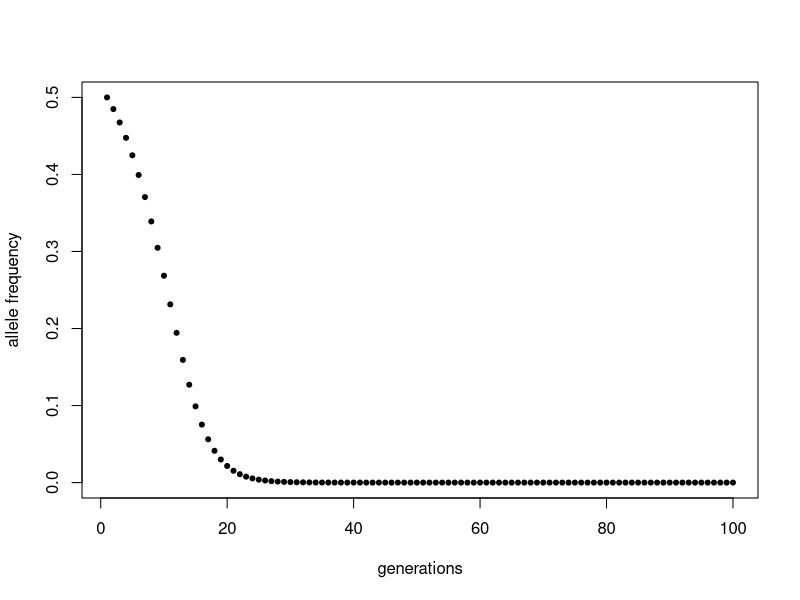
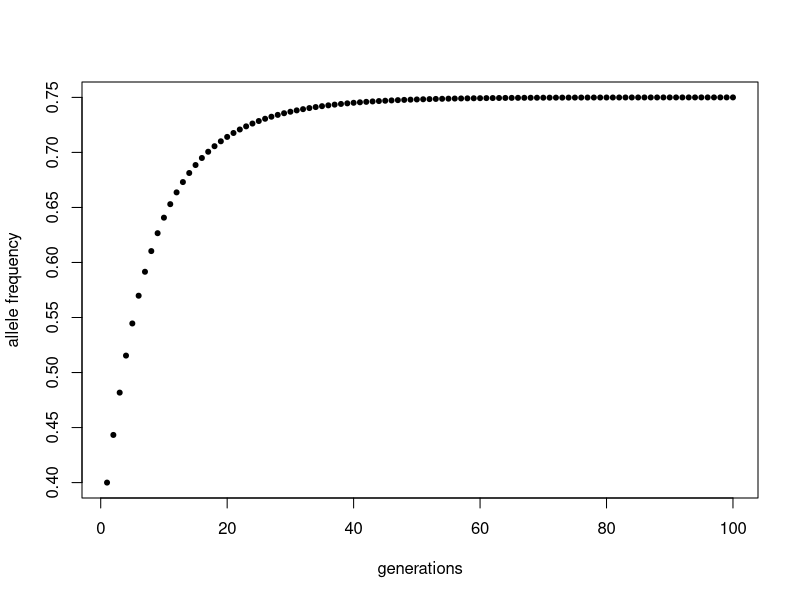
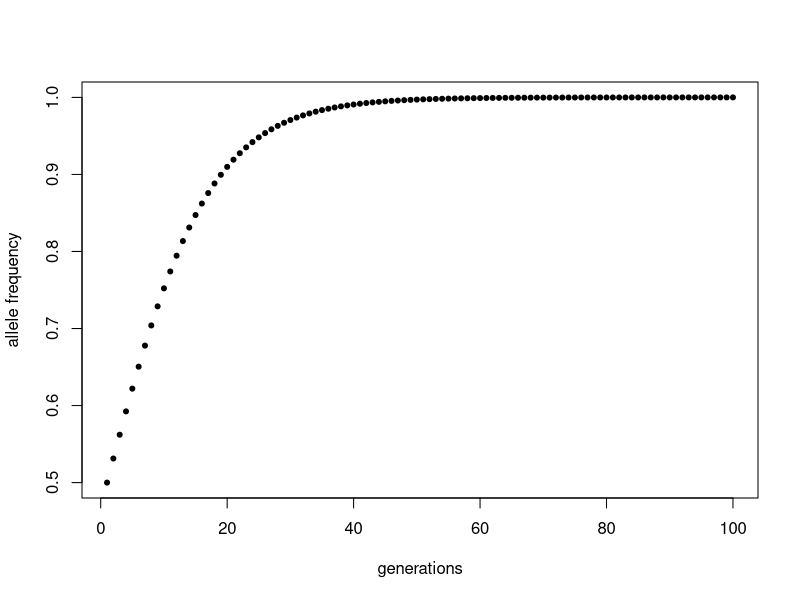
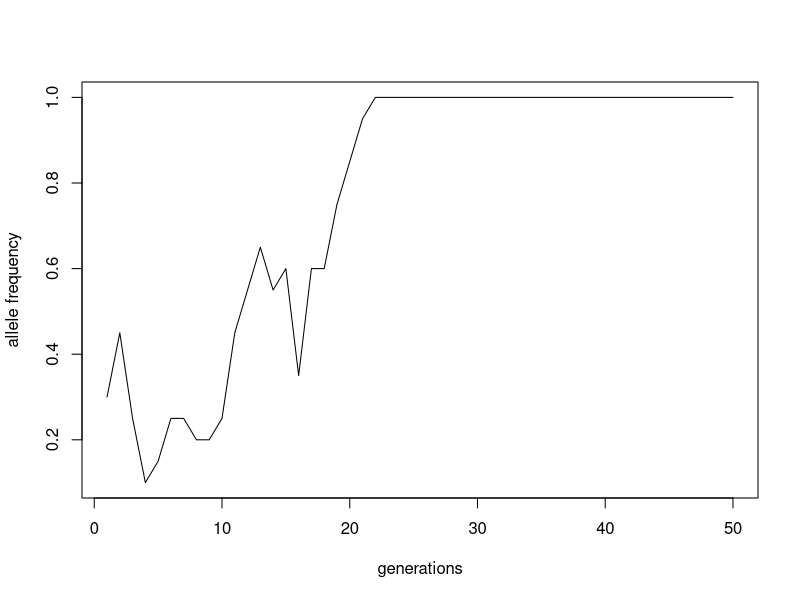
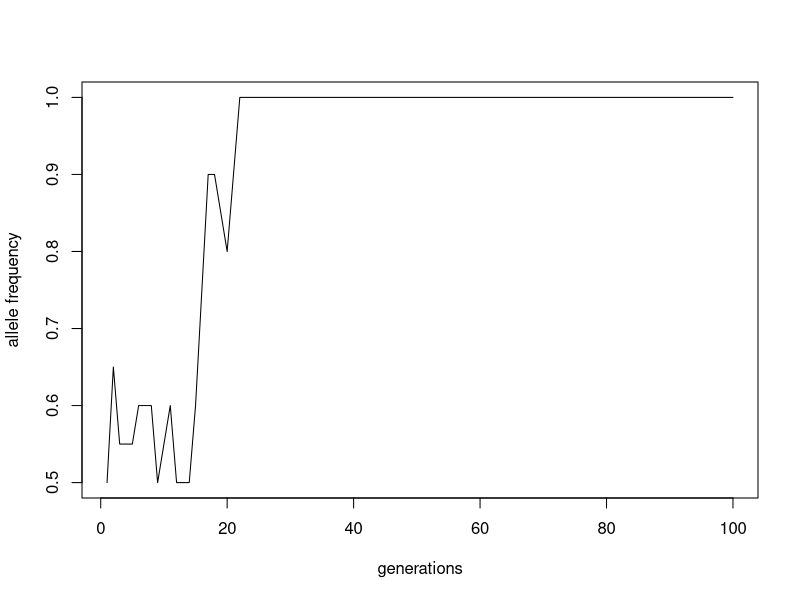
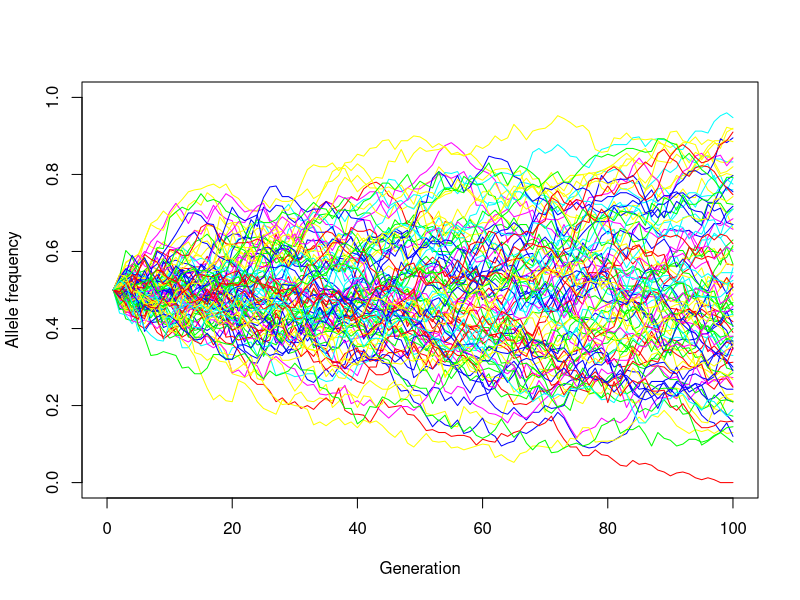
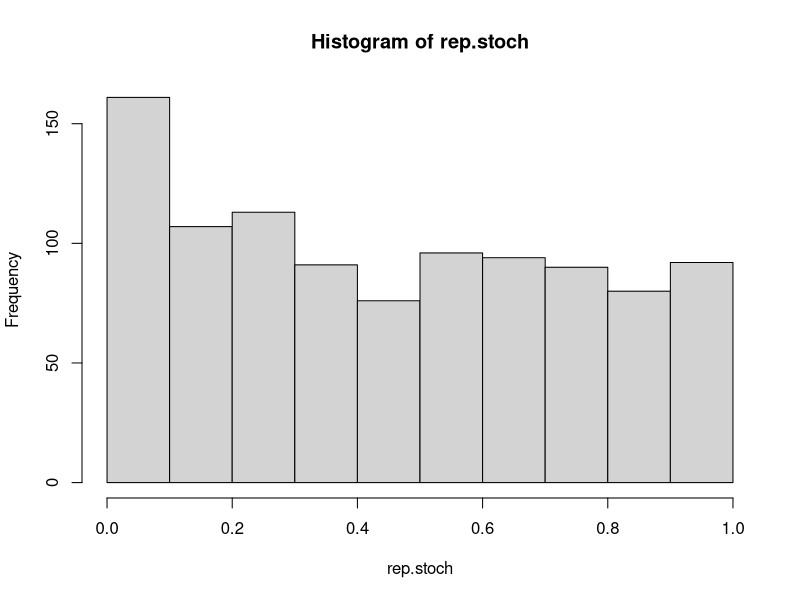
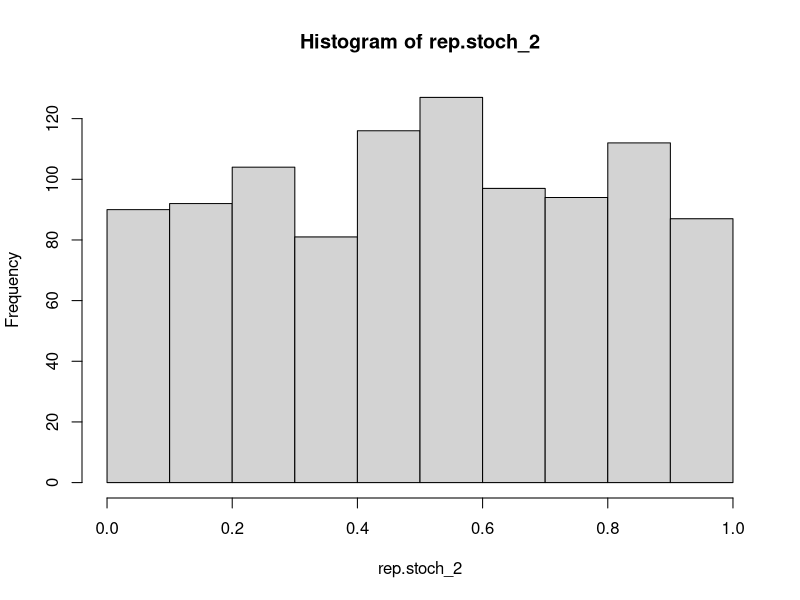

These figures' R source, in order:
## ---- chunk 1
alleles.diploid <- function(p0,w1,w2,w3,n=100,na.rm=TRUE) {
  p<-rep(NA,n)
  w_aver<-rep(NA,n)
  #starting frequencies
  p[1]<-p0 
  w_aver[1]<-(((p[1]^2)*w1) + (2*p[1]*(1-p[1])*w2) + (((1-p[1])^2)*w3))
  #loop
  for(i in 2:n) {
    w_aver[i-1]<-(((p[i-1]^2)*w1) + (2*p[i-1]*(1-p[i-1])*w2) + (((1-p[i-1])^2)*w3))
    p[i]<-((p[i-1]^2)*(w1/w_aver[i-1])+(p[i-1]*(1-p[i-1])*(w2/w_aver[i-1])))
  }
  #output sentence and plot
  if(any(p>0.9999)) {
    fixationP<-min(which.max(p>0.9999))
    cat("Fixation for A occurs approximately at generation:", fixationP)
  } else if(any(p<0.0001)) {
    fixationQ<-min(which.max(p<0.0001))
    cat("Fixation for a occurs approximately at generation:", fixationQ)
  } else {
    maxAlleleFreq<-max(p)
      cat("Fixation does not occur, max. allele frequency for A is:", print(maxAlleleFreq, digits = 2))
  }
  plot(x = 1:n, y = p,pch=20,ylab="allele frequency", xlab="generations")
}

combi1<-alleles.diploid(p0=0.5,w1=0.9,w2=0.7,w3=1)
combi2<-alleles.diploid(p0=0.4,w1=0.8,w2=0.9,w3=0.6)
combi3<-alleles.diploid(p0=0.5,w1=0.9,w2=0.8,w3=0.7)
combi1
combi2
combi3
## ---- chunk 2
allele_counts <- function(number_alleles,A,n) {
  allele_freq<-rep(NA,n)
  #1st generation
  allele_freq[1]<-A
  for(i in 2:n) {
   alleles<-sample(c("A","a"),
           size=(number_alleles),
           replace = TRUE,
           prob=c(allele_freq[i-1], (1-allele_freq[i-1])))
   allele_freq[i]<-sum(alleles=="A")/number_alleles
  }
   plot(x = 1:n, y = allele_freq,ylab="allele frequency", xlab="generations",type="l")
   return(allele_freq)
}

allele_counts(20,0.3,50)
allele_counts(20,0.5,100)

## ---- chunk 3
allele_counts_4 <- function(number_alleles,A,n) {
  allele_freq<-rep(NA,n)
  #1st generation
  allele_freq[1]<-A
  for(i in 2:n) {
   alleles<-sample(c("A","a"),
           size=(number_alleles),
           replace = TRUE,
           prob=c(allele_freq[i-1], (1-allele_freq[i-1])))
   allele_freq[i]<-sum(alleles=="A")/number_alleles
  }
  return(allele_freq)
}

alleles_1000<- function(x,number_alleles,A,n) {
  p<-replicate(x,allele_counts_4(number_alleles,A,n))
  A_lost<-sum(p[100,]==0)/x
  return(A_lost)
}

alleles_1000(1000,400,0.5,100)
alleles_1000(1000,400,0.25,100)
alleles_1000(1000,400,0.1,100)
## ---- chunk 4
plot(x=1,y=0,type="n",
     xlab="Generation",ylab="Allele frequency",
     xlim = c(0,100), ylim=c(0,1))
allele_counts_5 <- function(number_alleles,A,n,x) {
  allele_freq<-rep(NA,n)
  #1st generation
  allele_freq[1]<-A
  for(i in 2:n) {
   alleles<-sample(c("A","a"),
           size=(number_alleles),
           replace = TRUE,
           prob=c(allele_freq[i-1], (1-allele_freq[i-1])))
   allele_freq[i]<-sum(alleles=="A")/number_alleles
  }
  lines(allele_freq~c(1:x),col=sample(rainbow(6),1))
}
replicate(100,allele_counts_5(400,0.5,100,100))

## ---- chunk 5
set.seed(720) #confirm to always get the same results

stochastics<-function(intercept,slope,l.o, sd0) {
  x <- seq(from = 1, to = 10, length.out = l.o) 
  a <- intercept
  b <- slope 
  y_deterministic <- a + b*x
  y_simulated <- rnorm(length(x), mean = y_deterministic, sd = sd0)
  mod_sim <- lm(y_simulated ~ x)
  p_val_slope <- summary(mod_sim)$coef[2,4] # extracts the p-value
  p_val_slope
}

stochastics(0.5,0.1,20,2)


rep.stoch<-replicate(1000,stochastics(0.5,0.1,20,2))
hist(rep.stoch)
p_less0.05<-sum(rep.stoch<0.05)/length(rep.stoch)
p_less0.05

rep.stoch_2<-replicate(1000,stochastics(0.5,0,20,2))
hist(rep.stoch_2)
p_less0.05<-sum(rep.stoch_2<0.05)/length(rep.stoch_2)
p_less0.05
#The amount of p<0.05 is less

sequence<-seq(10,100,5)
p<-rep(NA,100*length(sequence))
proportion<-sum(p<0.05)/length(p)

for (i in 1:length(sequence)) {
  p<-replicate(100,stochastics(0.5,0.1,sequence[i],1.5))
  proportion[i]<-sum(p<0.05)/length(p)
}

plot(x=sequence,y=proportion)

# The higher the sample  size, the more higher is the probability to have a value below 0.05 
